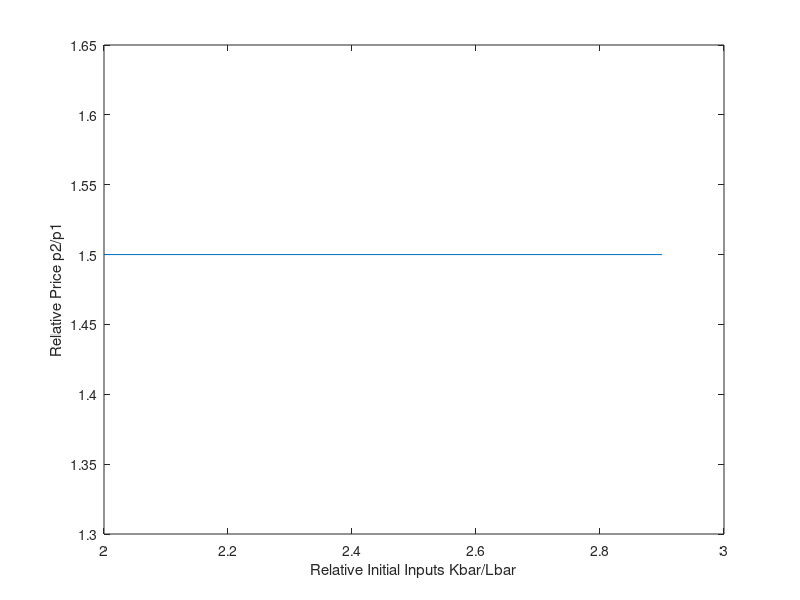

Source code (MATLAB):
clearvars;
% shared parameters 
alpha = .3;
% preferences parameters
beta = 1.1; %consumers like goods 2 better
% different values of A1 
for i = 1:10
    kbar(i) = [ 1.9+i/10 ];
    lbar(i) = [ 1 ];
    relativebar(i) = [ kbar(i)/lbar(i) ];
    A1(i) = [1];
    A2(i) = [1.5];
    relativeA(i) = [ A1(i)/A2(i) ];
    P1(i) = [ A1(i)/(A1(i) + A2(i))];
    P2(i) = [ 1 - P1(i) ];
    relativeP(i) = [ P2(i)/P1(i) ];
    L1(i) = [ lbar(i)*(1/(1+beta)) ];
    L2(i) = [ lbar(i)*(beta/(1+beta)) ];
    K1(i) = [ kbar(i)*(1/(1+beta)) ];
    K2(i) = [ kbar(i)*(beta/(1+beta)) ];
    R(i) = [ (alpha*A1(i)*P1(i))/((kbar(i)/lbar(i))^(1-alpha)) ];
    W(i) = [ ((1-alpha)*A1(i)*P1(i))/((kbar(i)/lbar(i))^(-alpha)) ];
end

plot(relativebar, relativeP)
xlabel('Relative Initial Inputs Kbar/Lbar')
ylabel('Relative Price p2/p1')